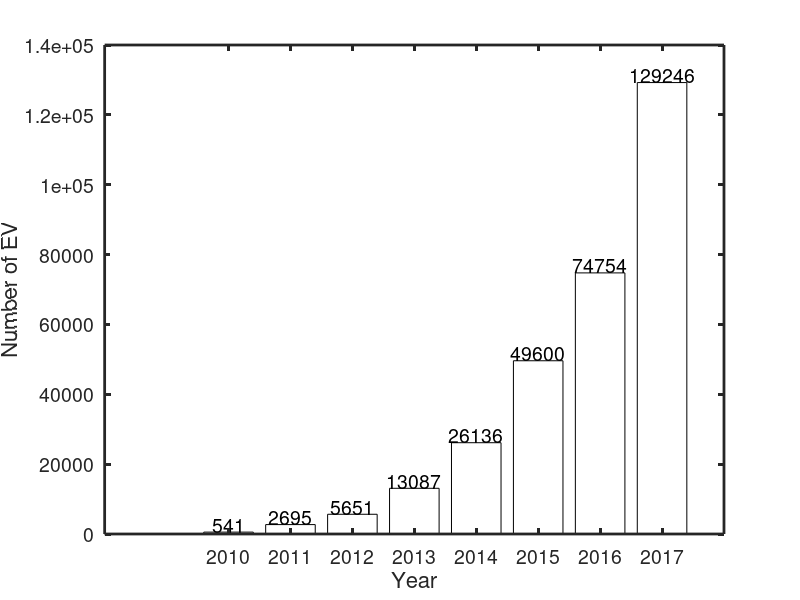

MATLAB code to generate this figure:
%EV Number analysis

% Germany
Year = 2010:2017;
N_EV = [541, 2154, 2956,7436, 13049, 23464,25154,54492];
N_EV_cumulative = zeros(size(N_EV));
for i = 1:length(N_EV)
    N_EV_cumulative(i) = sum(N_EV(1:i));
end

b = bar(Year, N_EV_cumulative,'FaceColor','flat');

labels = num2cell(N_EV_cumulative);
xt = get(gca, 'XTick');
text(xt, N_EV_cumulative, labels, 'HorizontalAlignment','center', 'VerticalAlignment','bottom','FontSize', 14)
set(gca,'linewidth',2)
set(gca, 'FontSize', 14)
xlabel('Year','FontSize', 16)
ylabel('Number of EV','FontSize', 16)